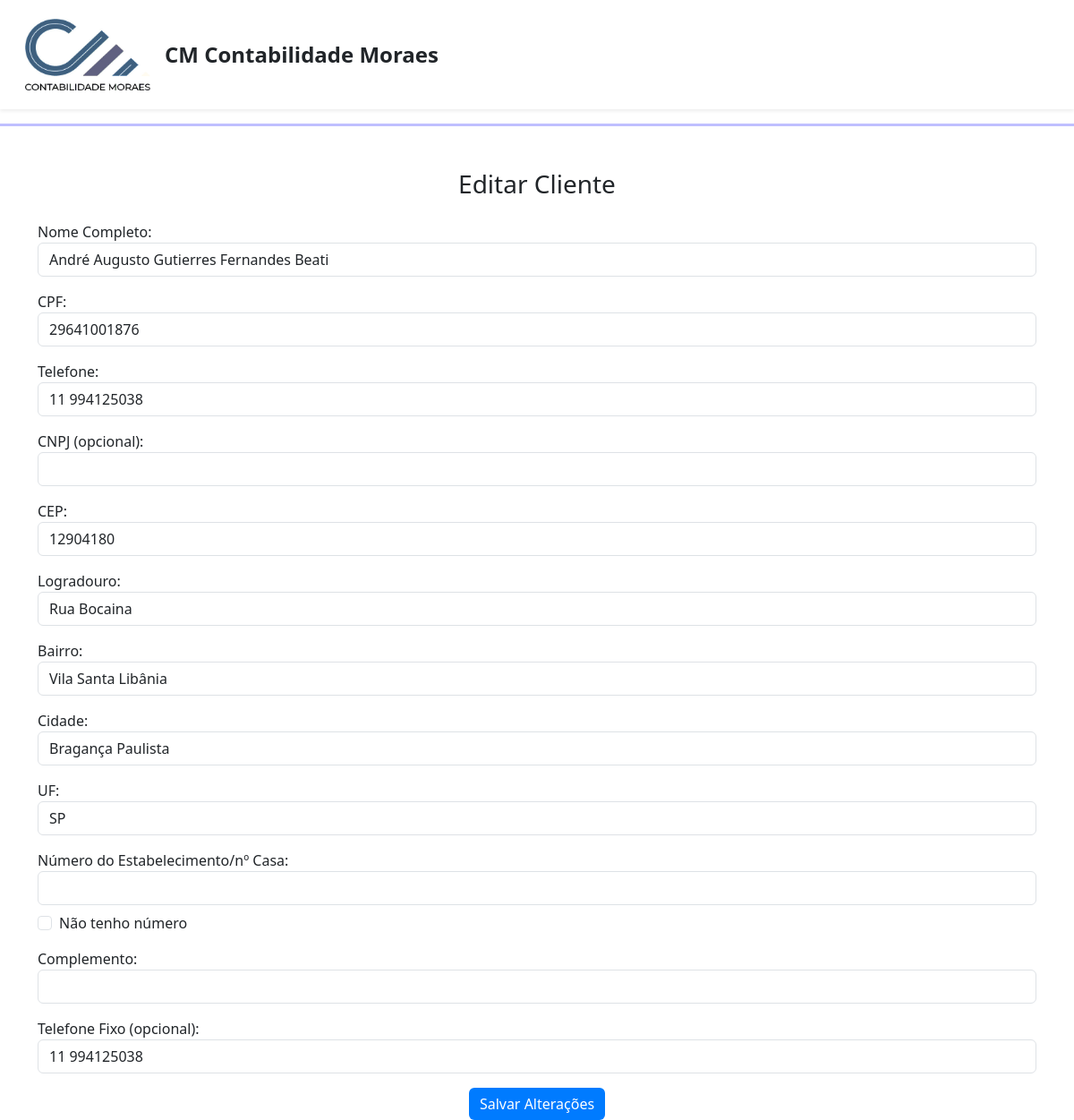
Screenshot of /editar_cliente.php?id=9 with the database file from the repository.
### tables this page shows
CREATE TABLE `clientes` (
  `id` int(11) NOT NULL,
  `nome_completo` varchar(255) NOT NULL,
  `cep` varchar(20) NOT NULL,
  `logradouro` varchar(255) DEFAULT NULL,
  `bairro` varchar(255) DEFAULT NULL,
  `cidade` varchar(255) DEFAULT NULL,
  `uf` varchar(10) DEFAULT NULL,
  `telefone_fixo` varchar(20) DEFAULT NULL,
  `telefone` varchar(20) NOT NULL,
  `cpf` varchar(20) NOT NULL,
  `cnpj` varchar(20) DEFAULT NULL
);

### editar_cliente.php (the view, shortened to what this page needs)
<?php
include 'header.php';
require 'connection.php';
$id = $_GET['id'];
$stmt = $pdo->prepare("SELECT * FROM clientes WHERE id = ?");
$stmt->execute([$id]);
$cliente = $stmt->fetch();
?>
<div class="container mt-5">
    <h3 class="text-center mb-4">Editar Cliente</h3>
    <form action="editar_cliente.php?id=<?php echo $id; ?>" method="POST">
        <div class="mb-3">
            <label>Nome Completo:</label>
            <input type="text" class="form-control" name="nome_completo" value="<?php echo $cliente['nome_completo']; ?>" required>
        </div>
        <div class="mb-3">
            <label>CPF:</label>
            <input type="text" class="form-control" name="cpf" id="cpf" value="<?php echo $cliente['cpf']; ?>" required>
        </div>
        <div class="mb-3">
            <label>Telefone:</label>
            <input type="text" class="form-control" name="telefone" id="telefone" value="<?php echo $cliente['telefone']; ?>" required>
        </div>
        <div class="mb-3">
            <label>CNPJ (opcional):</label>
            <input type="text" class="form-control" name="cnpj" id="cnpj" value="<?php echo $cliente['cnpj']; ?>">
        </div>
        <div class="mb-3">
            <label>CEP:</label>
            <input type="text" class="form-control" id="cep" name="cep" value="<?php echo $cliente['cep']; ?>" onblur="buscarCep('cep','logradouro','bairro','cidade','uf')" required>
        </div>
        <div class="mb-3">
            <label>Logradouro:</label>
            <input type="text" class="form-control" id="logradouro" name="logradouro" value="<?php echo $cliente['logradouro']; ?>" readonly>
        </div>
        <div class="mb-3">
            <label>Bairro:</label>
            <input type="text" class="form-control" id="bairro" name="bairro" value="<?php echo $cliente['bairro']; ?>" readonly>
        </div>
        <div class="mb-3">
            <label>Cidade:</label>
            <input type="text" class="form-control" id="cidade" name="cidade" value="<?php echo $cliente['cidade']; ?>" readonly>
        </div>
        <div class="mb-3">
            <label>UF:</label>
            <input type="text" class="form-control" id="uf" name="uf" value="<?php echo $cliente['uf']; ?>" readonly>
        </div>
        <div class="mb-3">
            <label>Número do Estabelecimento/nº Casa:</label>
            <input type="text" class="form-control" name="numero" id="numero" value="<?php echo $cliente['numero']; ?>" required>
            <div class="form-check mt-2">
                <input type="checkbox" class="form-check-input" id="noNumber" onclick="toggleNumberField()">
                <label class="form-check-label" for="noNumber">Não tenho número</label>
            </div>
        </div>
        <div class="mb-3">
            <label>Complemento:</label>
            <input type="text" class="form-control" name="complemento" value="<?php echo $cliente['complemento']; ?>">
        </div>
        <div class="mb-3">
            <label>Telefone Fixo (opcional):</label>
            <input type="text" class="form-control" name="telefone_fixo" id="telefone_fixo" value="<?php echo $cliente['telefone_fixo']; ?>">
        </div>
        <div class="text-center mt-3">
            <button type="submit" class="btn btn-primary">Salvar Alterações</button>
        </div>
    </form>
</div>
<?php include 'footer.php'; ?>

### styles.css (style rules this page uses)
body { background-color: #ffffff; }
.btn-primary { background-color: #007bff; border: none; }

### rows the page displays
clientes: nome_completo "André Augusto Gutierres Fernandes Beati", cpf "29641001876", telefone "11 994125038", cep "12904180", logradouro "Rua Bocaina", bairro "Vila Santa Libânia", cidade "Bragança Paulista", uf "SP", telefone_fixo "11 994125038"
